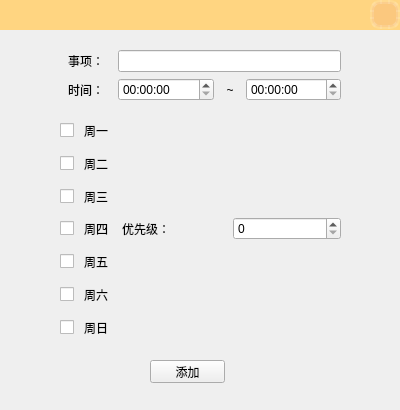
<?xml version="1.0" encoding="UTF-8"?>
<ui version="4.0">
 <class>Add</class>
 <widget class="QWidget" name="Add">
  <property name="geometry">
   <rect>
    <x>0</x>
    <y>0</y>
    <width>400</width>
    <height>410</height>
   </rect>
  </property>
  <property name="minimumSize">
   <size>
    <width>400</width>
    <height>410</height>
   </size>
  </property>
  <property name="maximumSize">
   <size>
    <width>400</width>
    <height>410</height>
   </size>
  </property>
  <property name="windowTitle">
   <string>Form</string>
  </property>
  <widget class="QLabel" name="label">
   <property name="geometry">
    <rect>
     <x>0</x>
     <y>0</y>
     <width>400</width>
     <height>30</height>
    </rect>
   </property>
   <property name="sizePolicy">
    <sizepolicy hsizetype="Preferred" vsizetype="Preferred">
     <horstretch>40</horstretch>
     <verstretch>40</verstretch>
    </sizepolicy>
   </property>
   <property name="minimumSize">
    <size>
     <width>400</width>
     <height>30</height>
    </size>
   </property>
   <property name="maximumSize">
    <size>
     <width>400</width>
     <height>30</height>
    </size>
   </property>
   <property name="styleSheet">
    <string notr="true">background-color:rgb(255, 213, 129) ;</string>
   </property>
   <property name="text">
    <string/>
   </property>
  </widget>
  <widget class="QPushButton" name="closeButton">
   <property name="geometry">
    <rect>
     <x>370</x>
     <y>0</y>
     <width>30</width>
     <height>29</height>
    </rect>
   </property>
   <property name="sizePolicy">
    <sizepolicy hsizetype="Preferred" vsizetype="Preferred">
     <horstretch>30</horstretch>
     <verstretch>30</verstretch>
    </sizepolicy>
   </property>
   <property name="maximumSize">
    <size>
     <width>30</width>
     <height>30</height>
    </size>
   </property>
   <property name="styleSheet">
    <string notr="true">QPushButton{
	background-color:rgba(225,100,100,30);
	border-style:outset;                 
	border-width:4px;                    
	border-radius:10px;                  
	border-color:rgba(255,255,255,30);   
	font:bold 10px;                      
	color:rgba(0,0,0,100);
	padding:6px; 
}

QPushButton:pressed{
	background-color:rgba(225,100,100,200);
	border-color:rgba(255,255,255,30);
	border-style:inset;
	color:rgba(0,0,0,100);
}
//鼠标悬停样式
QPushButton:hover
{
	background-color:rgba(255,100,100,100);
	border-color:rgba(255,255,255,200);
	color:rgba(0,0,0,200);
}
</string>
   </property>
   <property name="text">
    <string/>
   </property>
   <property name="icon">
    <iconset resource="image.qrc">
     <normaloff>:/new/prefix1/resource/cc-close-crude.png</normaloff>:/new/prefix1/resource/cc-close-crude.png</iconset>
   </property>
   <property name="iconSize">
    <size>
     <width>20</width>
     <height>20</height>
    </size>
   </property>
  </widget>
  <widget class="QWidget" name="gridLayoutWidget">
   <property name="geometry">
    <rect>
     <x>0</x>
     <y>30</y>
     <width>401</width>
     <height>311</height>
    </rect>
   </property>
   <layout class="QGridLayout" name="gridLayout">
    <item row="1" column="2">
     <widget class="QLineEdit" name="lineEdit"/>
    </item>
    <item row="1" column="1">
     <widget class="QLabel" name="label_2">
      <property name="styleSheet">
       <string notr="true">padding:1px;
font:1000 15pt &quot;黑体&quot;;  </string>
      </property>
      <property name="text">
       <string>事项：</string>
      </property>
      <property name="alignment">
       <set>Qt::AlignCenter</set>
      </property>
     </widget>
    </item>
    <item row="2" column="1">
     <widget class="QLabel" name="label_3">
      <property name="styleSheet">
       <string notr="true">padding:1px;
font:1000 15pt &quot;黑体&quot;;  </string>
      </property>
      <property name="text">
       <string>时间：</string>
      </property>
      <property name="alignment">
       <set>Qt::AlignCenter</set>
      </property>
     </widget>
    </item>
    <item row="4" column="1">
     <layout class="QVBoxLayout" name="verticalLayout">
      <item>
       <layout class="QHBoxLayout" name="horizontalLayout_4">
        <item>
         <widget class="QCheckBox" name="checkBox_7">
          <property name="text">
           <string/>
          </property>
         </widget>
        </item>
        <item>
         <widget class="QLabel" name="label_5">
          <property name="styleSheet">
           <string notr="true">padding:1px;
font:1000 15pt &quot;黑体&quot;;  </string>
          </property>
          <property name="text">
           <string>周一</string>
          </property>
         </widget>
        </item>
       </layout>
      </item>
      <item>
       <layout class="QHBoxLayout" name="horizontalLayout_5">
        <item>
         <widget class="QCheckBox" name="checkBox_6">
          <property name="text">
           <string/>
          </property>
         </widget>
        </item>
        <item>
         <widget class="QLabel" name="label_6">
          <property name="styleSheet">
           <string notr="true">padding:1px;
font:1000 15pt &quot;黑体&quot;;  </string>
          </property>
          <property name="text">
           <string>周二</string>
          </property>
         </widget>
        </item>
       </layout>
      </item>
      <item>
       <layout class="QHBoxLayout" name="horizontalLayout_6">
        <item>
         <widget class="QCheckBox" name="checkBox_5">
          <property name="text">
           <string/>
          </property>
         </widget>
        </item>
        <item>
         <widget class="QLabel" name="label_7">
          <property name="styleSheet">
           <string notr="true">padding:1px;
font:1000 15pt &quot;黑体&quot;;  </string>
          </property>
          <property name="text">
           <string>周三</string>
          </property>
         </widget>
        </item>
       </layout>
      </item>
      <item>
       <layout class="QHBoxLayout" name="horizontalLayout_7">
        <item>
         <widget class="QCheckBox" name="checkBox_4">
          <property name="text">
           <string/>
          </property>
         </widget>
        </item>
        <item>
         <widget class="QLabel" name="label_8">
          <property name="styleSheet">
           <string notr="true">padding:1px;
font:1000 15pt &quot;黑体&quot;;  </string>
          </property>
          <property name="text">
           <string>周四</string>
          </property>
         </widget>
        </item>
       </layout>
      </item>
      <item>
       <layout class="QHBoxLayout" name="horizontalLayout_8">
        <item>
         <widget class="QCheckBox" name="checkBox_3">
          <property name="text">
           <string/>
          </property>
         </widget>
        </item>
        <item>
         <widget class="QLabel" name="label_9">
          <property name="styleSheet">
           <string notr="true">padding:1px;
font:1000 15pt &quot;黑体&quot;;  </string>
          </property>
          <property name="text">
           <string>周五</string>
          </property>
         </widget>
        </item>
       </layout>
      </item>
      <item>
       <layout class="QHBoxLayout" name="horizontalLayout_9">
        <item>
         <widget class="QCheckBox" name="checkBox_2">
          <property name="text">
           <string/>
          </property>
         </widget>
        </item>
        <item>
         <widget class="QLabel" name="label_10">
          <property name="styleSheet">
           <string notr="true">padding:1px;
font:1000 15pt &quot;黑体&quot;;  </string>
          </property>
          <property name="text">
           <string>周六</string>
          </property>
         </widget>
        </item>
       </layout>
      </item>
      <item>
       <layout class="QHBoxLayout" name="horizontalLayout_10">
        <item>
         <widget class="QCheckBox" name="checkBox">
          <property name="text">
           <string/>
          </property>
         </widget>
        </item>
        <item>
         <widget class="QLabel" name="label_11">
          <property name="styleSheet">
           <string notr="true">padding:1px;
font:1000 15pt &quot;黑体&quot;;  </string>
          </property>
          <property name="text">
           <string>周日</string>
          </property>
         </widget>
        </item>
       </layout>
      </item>
     </layout>
    </item>
    <item row="1" column="3">
     <spacer name="horizontalSpacer">
      <property name="orientation">
       <enum>Qt::Horizontal</enum>
      </property>
      <property name="sizeType">
       <enum>QSizePolicy::Preferred</enum>
      </property>
      <property name="sizeHint" stdset="0">
       <size>
        <width>60</width>
        <height>20</height>
       </size>
      </property>
     </spacer>
    </item>
    <item row="0" column="1">
     <spacer name="verticalSpacer_2">
      <property name="orientation">
       <enum>Qt::Vertical</enum>
      </property>
      <property name="sizeType">
       <enum>QSizePolicy::Preferred</enum>
      </property>
      <property name="sizeHint" stdset="0">
       <size>
        <width>20</width>
        <height>20</height>
       </size>
      </property>
     </spacer>
    </item>
    <item row="0" column="0">
     <spacer name="verticalSpacer_5">
      <property name="orientation">
       <enum>Qt::Vertical</enum>
      </property>
      <property name="sizeType">
       <enum>QSizePolicy::Preferred</enum>
      </property>
      <property name="sizeHint" stdset="0">
       <size>
        <width>20</width>
        <height>20</height>
       </size>
      </property>
     </spacer>
    </item>
    <item row="0" column="2">
     <spacer name="verticalSpacer_3">
      <property name="orientation">
       <enum>Qt::Vertical</enum>
      </property>
      <property name="sizeType">
       <enum>QSizePolicy::Preferred</enum>
      </property>
      <property name="sizeHint" stdset="0">
       <size>
        <width>20</width>
        <height>20</height>
       </size>
      </property>
     </spacer>
    </item>
    <item row="0" column="3">
     <spacer name="verticalSpacer_4">
      <property name="orientation">
       <enum>Qt::Vertical</enum>
      </property>
      <property name="sizeType">
       <enum>QSizePolicy::Preferred</enum>
      </property>
      <property name="sizeHint" stdset="0">
       <size>
        <width>20</width>
        <height>20</height>
       </size>
      </property>
     </spacer>
    </item>
    <item row="4" column="0">
     <spacer name="verticalSpacer_6">
      <property name="orientation">
       <enum>Qt::Vertical</enum>
      </property>
      <property name="sizeHint" stdset="0">
       <size>
        <width>20</width>
        <height>40</height>
       </size>
      </property>
     </spacer>
    </item>
    <item row="4" column="3">
     <spacer name="verticalSpacer">
      <property name="orientation">
       <enum>Qt::Vertical</enum>
      </property>
      <property name="sizeHint" stdset="0">
       <size>
        <width>20</width>
        <height>40</height>
       </size>
      </property>
     </spacer>
    </item>
    <item row="2" column="3">
     <spacer name="horizontalSpacer_2">
      <property name="orientation">
       <enum>Qt::Horizontal</enum>
      </property>
      <property name="sizeType">
       <enum>QSizePolicy::Preferred</enum>
      </property>
      <property name="sizeHint" stdset="0">
       <size>
        <width>60</width>
        <height>20</height>
       </size>
      </property>
     </spacer>
    </item>
    <item row="3" column="0">
     <spacer name="verticalSpacer_9">
      <property name="orientation">
       <enum>Qt::Vertical</enum>
      </property>
      <property name="sizeType">
       <enum>QSizePolicy::Preferred</enum>
      </property>
      <property name="sizeHint" stdset="0">
       <size>
        <width>20</width>
        <height>10</height>
       </size>
      </property>
     </spacer>
    </item>
    <item row="2" column="0">
     <spacer name="horizontalSpacer_4">
      <property name="orientation">
       <enum>Qt::Horizontal</enum>
      </property>
      <property name="sizeType">
       <enum>QSizePolicy::Preferred</enum>
      </property>
      <property name="sizeHint" stdset="0">
       <size>
        <width>60</width>
        <height>20</height>
       </size>
      </property>
     </spacer>
    </item>
    <item row="1" column="0">
     <spacer name="horizontalSpacer_3">
      <property name="orientation">
       <enum>Qt::Horizontal</enum>
      </property>
      <property name="sizeType">
       <enum>QSizePolicy::Preferred</enum>
      </property>
      <property name="sizeHint" stdset="0">
       <size>
        <width>60</width>
        <height>20</height>
       </size>
      </property>
     </spacer>
    </item>
    <item row="2" column="2">
     <layout class="QHBoxLayout" name="horizontalLayout_2">
      <item>
       <widget class="QTimeEdit" name="timeEdit"/>
      </item>
      <item>
       <widget class="QLabel" name="label_4">
        <property name="maximumSize">
         <size>
          <width>20</width>
          <height>30</height>
         </size>
        </property>
        <property name="styleSheet">
         <string notr="true">padding:1px;
font:1000 15pt &quot;黑体&quot;;  </string>
        </property>
        <property name="text">
         <string>~</string>
        </property>
        <property name="alignment">
         <set>Qt::AlignCenter</set>
        </property>
       </widget>
      </item>
      <item>
       <widget class="QTimeEdit" name="timeEdit_2"/>
      </item>
     </layout>
    </item>
    <item row="4" column="2">
     <layout class="QHBoxLayout" name="horizontalLayout_11">
      <item>
       <widget class="QLabel" name="label_12">
        <property name="styleSheet">
         <string notr="true">padding:1px;
font:1000 15pt &quot;黑体&quot;;  </string>
        </property>
        <property name="text">
         <string>优先级：</string>
        </property>
       </widget>
      </item>
      <item>
       <widget class="QSpinBox" name="spinBox"/>
      </item>
     </layout>
    </item>
   </layout>
  </widget>
  <widget class="QPushButton" name="pushButton">
   <property name="geometry">
    <rect>
     <x>150</x>
     <y>360</y>
     <width>75</width>
     <height>23</height>
    </rect>
   </property>
   <property name="text">
    <string>添加</string>
   </property>
  </widget>
  <zorder>label</zorder>
  <zorder>closeButton</zorder>
  <zorder>gridLayoutWidget</zorder>
  <zorder>horizontalLayoutWidget</zorder>
  <zorder>verticalSpacer</zorder>
  <zorder>pushButton</zorder>
 </widget>
 <resources>
  <include location="image.qrc"/>
 </resources>
 <connections/>
</ui>
